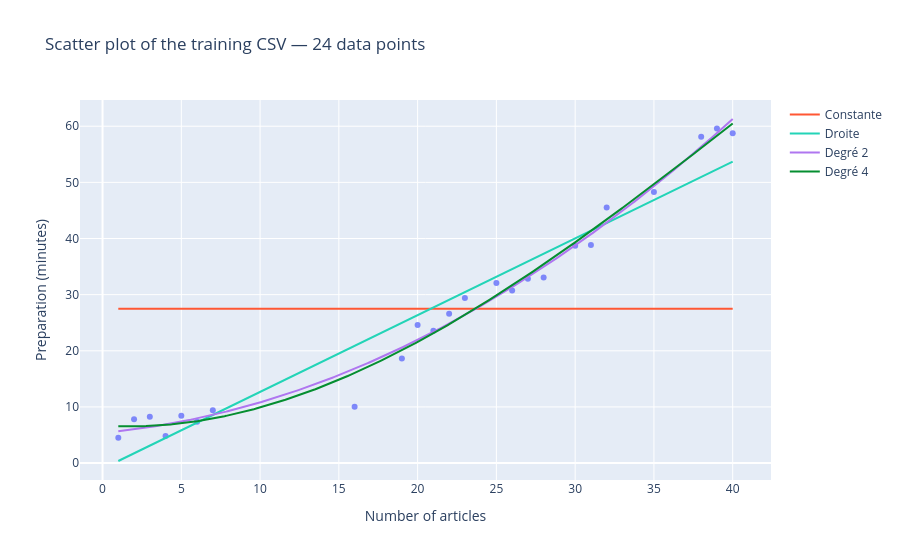

This figure's notebook cell:
### Markdown cell above
### Polynomial fits

### Code cell
##### --------------------------
# Fit of the model
##### --------------------------

# pd.Series to NumPy for fit
x_train = train[x_name].to_numpy()
y_train = train[y_name].to_numpy()

# Fit: applying user_defined do_fit 
models = do_fit(x_train, y_train) 


##### --------------------------
# Plot
##### --------------------------

# array to evaluate the models
if fit_xmin is None: fit_xmin = np.floor(x_train.min())
if fit_xmax is None: fit_xmax = np.ceil(x_train.max())
x_grid = np.linspace(fit_xmin, fit_xmax, fit_grid)

# plot of training data
fig = px.scatter(
    train, 
    x=x_name, 
    y=y_name, 
    hover_data=[id_name],
    opacity=0.8,
    labels=dic_label_name,
    title=train_title + f" — {len(x_train)} data points")

# add of the models
for degree, model in models.items():
    fig.add_scatter(
        x=x_grid, 
        y=model(x_grid), 
        mode="lines", 
        line_color=fit_colors[degree],
        name=fit_labels[degree])

fig.show()

### Figure 1 — Plotly figure (JSON) as saved in the notebook; plotly's stock layout.template omitted (floating-point values rounded to 4 significant figures; data arrays with more than 128 entries replaced by an {"elided": "..."} marker saying what was removed)
{"data": [{"customdata": [["TR001"], ["TR002"], ["TR003"], ["TR004"], ["TR005"], ["TR006"], ["TR007"], ["TR008"], ["TR009"], ["TR010"], ["TR011"], ["TR012"], ["TR013"], ["TR014"], ["TR015"], ["TR016"], ["TR017"], ["TR018"], ["TR019"], ["TR020"], ["TR021"], ["TR022"], ["TR023"], ["TR024"]], "hovertemplate": "Number of articles=%{x}<br>Preparation (minutes)=%{y}<br>Article ID=%{customdata[0]}<extra></extra>", "legendgroup": "", "marker": {"color": "#636efa", "opacity": 0.8, "symbol": "circle"}, "mode": "markers", "name": "", "orientation": "v", "showlegend": false, "type": "scatter", "x": [1, 2, 3, 4, 5, 6, 7, 16, 19, 20, 21, 22, 23, 25, 26, 27, 28, 30, 31, 32, 35, 38, 39, 40], "xaxis": "x", "y": [4.508, 7.801, 8.234, 4.811, 8.433, 7.367, 9.395, 10.05, 18.63, 24.6, 23.59, 26.6, 29.41, 32.06, 30.75, 32.83, 33.07, 38.69, 38.83, 45.53, 48.27, 58.13, 59.59, 58.73], "yaxis": "y"}, {"line": {"color": "#FF5733"}, "mode": "lines", "name": "Constante", "type": "scatter", "x": {"elided": "400 float values"}, "y": {"elided": "400 float values"}}, {"line": {"color": "#23d4b7"}, "mode": "lines", "name": "Droite", "type": "scatter", "x": {"elided": "400 float values"}, "y": {"elided": "400 float values"}}, {"line": {"color": "#af76f0"}, "mode": "lines", "name": "Degré 2", "type": "scatter", "x": {"elided": "400 float values"}, "y": {"elided": "400 float values"}}, {"line": {"color": "#058e30"}, "mode": "lines", "name": "Degré 4", "type": "scatter", "x": {"elided": "400 float values"}, "y": {"elided": "400 float values"}}], "layout": {"legend": {"tracegroupgap": 0}, "title": {"text": "Scatter plot of the training CSV — 24 data points"}, "xaxis": {"anchor": "y", "domain": [0, 1], "title": {"text": "Number of articles"}}, "yaxis": {"anchor": "x", "domain": [0, 1], "title": {"text": "Preparation (minutes)"}}}}
